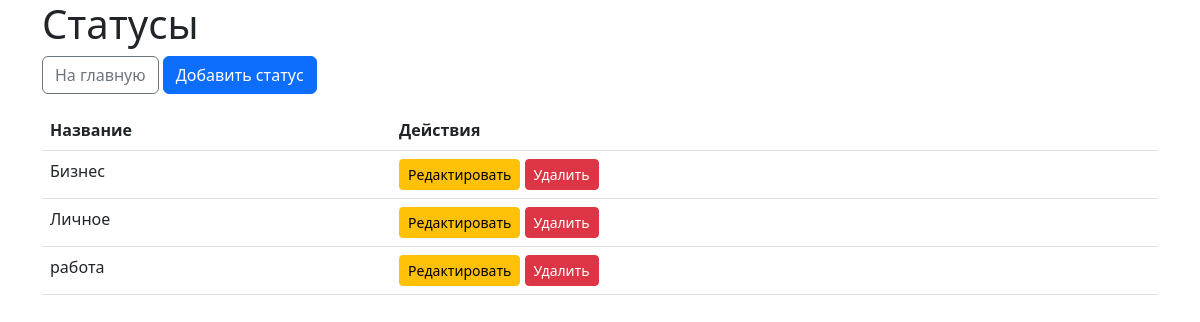
Before: /statuses/ with the older database file.
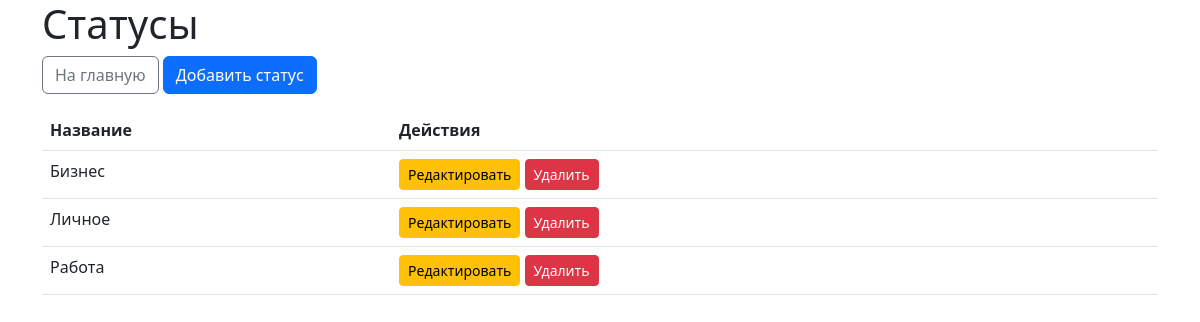
After: the same page with the newer database file.
### dds/models.py (models this page shows, shortened)
class Status(models.Model):
    name = models.CharField(max_length=50, unique=True)
    class Meta:
        verbose_name = 'Статус'
        verbose_name_plural = 'Статусы'

### dds/views.py (the view)
# urls.py: path('statuses/', views.status_list, name='status_list'),
def status_list(request):
    statuses = Status.objects.all()
    return render(request, 'dds/status_list.html', {'statuses': statuses})

### templates/dds/status_list.html (shortened to what this page needs)
<!DOCTYPE html>
<html lang="ru">
<head>
    <link href="https://cdn.jsdelivr.net/npm/bootstrap@5.3.0/dist/css/bootstrap.min.css" rel="stylesheet">
</head>
<body>
    <div class="container">
        <h1>Статусы</h1>
        <a href="{% url 'cashflow_list' %}" class="btn btn-outline-secondary mb-3">На главную</a>
        <a href="{% url 'status_create' %}" class="btn btn-primary mb-3">Добавить статус</a>
        <table class="table">
            <thead>
                <tr>
                    <th>Название</th>
                    <th>Действия</th>
                </tr>
            </thead>
            <tbody>
                {% for status in statuses %}
                    <tr>
                        <td>{{ status.name }}</td>
                        <td>
                            <a href="{% url 'status_edit' status.pk %}" class="btn btn-sm btn-warning">Редактировать</a>
                            <a href="{% url 'status_delete' status.pk %}" class="btn btn-sm btn-danger">Удалить</a>
                        </td>
                    </tr>
                {% empty %}
                    <tr><td colspan="2">Статусы отсутствуют</td></tr>
                {% endfor %}
            </tbody>
        </table>
    </div>
</body>
</html>

Changed rows visible on the page:
changed Status: name "работа" → "Работа"
